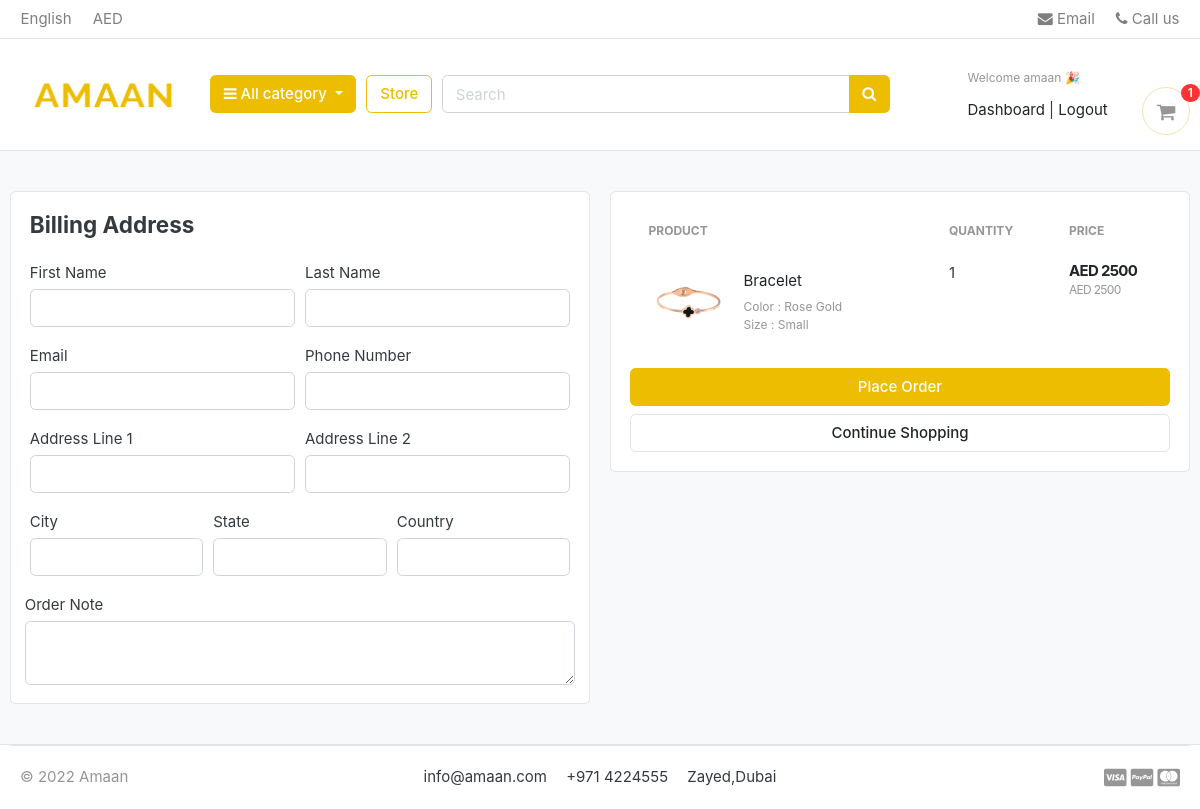
The app's page /cart/checkout/ (signed in), older data.
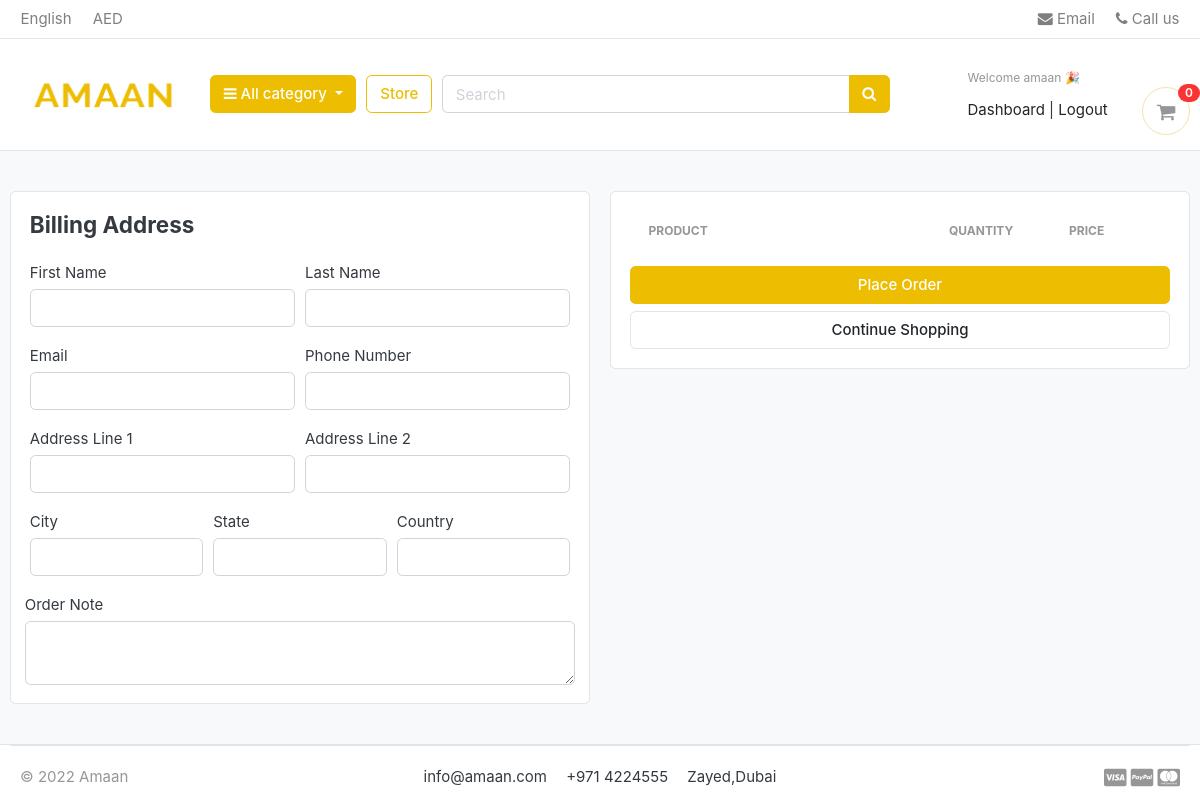
The same page, newer data.
### carts/models.py (models this page shows, shortened)
class CartItem(models.Model):
    user       = models.ForeignKey(Accounts, on_delete=models.CASCADE, null=True )
    product    = models.ForeignKey(Product, on_delete=models.CASCADE)
    variations = models.ManyToManyField(Variation, blank=True)
    cart       = models.ForeignKey(Cart, on_delete=models.CASCADE, null=True)
    quantity   = models.IntegerField()
    is_active  = models.BooleanField(default=True)
    def sub_total(self):
        return self.product.price * self.quantity

### store/models.py (models this page shows, shortened)
class Product(models.Model):
    product_name = models.CharField(max_length=200, unique=True)
    slug = models.SlugField(max_length=200, unique=True)
    description = models.TextField(max_length=200, blank=True)
    price = models.IntegerField()
    image = models.ImageField(upload_to='photos/products')
    stock = models.IntegerField()
    is_available = models.BooleanField(default=True)
    category = models.ForeignKey(Category, on_delete=models.CASCADE)
    created_date = models.DateTimeField(auto_now_add=True)
    modified_date = models.DateTimeField(auto_now=True)
    def get_url(self):
        return reverse('product_detail', args=[self.category.slug, self.slug])

class Variation(models.Model):
    product = models.ForeignKey(Product, on_delete=models.CASCADE)
    variation_category = models.CharField(max_length=100, choices=variation_category_choice)
    variation_value = models.CharField(max_length=100)
    is_active = models.BooleanField(default=True)
    created_date = models.DateTimeField(auto_now=True)
    objects = VariationManager()

### carts/views.py (the view)
# urls.py: path('checkout/',views.checkout, name='checkout'),
@login_required(login_url='login')
def checkout(request,total=0, quantity=0, cart_items=None):
    try:
        tax = 0
        grand_total = 0
        if request.user.is_authenticated:
                cart_items = CartItem.objects.filter(user=request.user, is_active=True)
        else:
            cart = Cart.objects.get(cart_id=cart_id(request))
            cart_items = CartItem.objects.filter(cart=cart, is_active=True)
        for cart_item in cart_items:
            total += (cart_item.product.price * cart_item.quantity)
            quantity += cart_item.quantity
        tax = (3 * total)/100
        grand_total = total + tax
    except ObjectDoesNotExist:
        pass #just ignore
    context = {
        'total' : total,
        'quantity' : quantity,
        'cart_items' : cart_items,
        'tax' : tax,
        'grand_total' : grand_total,
    }
    return render(request, 'store/checkout.html', context)

### carts/context_processors.py (called while the page is built)
def counter(request):
    cart_count = 0
    if 'admin' in request.path:
        return{}
    else:
        try:
            cart = Cart.objects.filter(cart_id=cart_id(request))
            if request.user.is_authenticated:
                cart_items = CartItem.objects.all().filter(user=request.user)
            else:
                cart_items = CartItem.objects.all().filter(cart=cart[:1])
            for cart_item in cart_items:
                cart_count += cart_item.quantity
        except Cart.DoesNotExist:
            cart_count = 0
    return dict(cart_count=cart_count)

### carts/views.py (called while the page is built)
def cart_id(request):
    cart = request.session.session_key
    if not cart:
        cart = request.session.create()
    return cart

### category/context_processors.py (called while the page is built)
def menu_links(request):
    links = Category.objects.all()
    return dict(links=links)

### category/models.py (called while the page is built)
    def get_url(self):
        return reverse('products_by_category', args=[self.slug])

### templates/store/checkout.html (shortened to what the changed rows need)
{% extends 'base.html' %}
{% load static %}
{% block content %}
<section class="section-content padding-y bg">
    <div class="container">
    <div class="row">
        <aside class="col-lg-6">
            <div class="card">
            <div class="card-body">
                <table class="table table-borderless table-shopping-cart">
                    <thead class="text-muted">
                    <tr class="small text-uppercase">
                      <th scope="col">Product</th>
                      <th scope="col" width="120">Quantity</th>
                      <th scope="col" width="120">Price</th>
                    </tr>
                    </thead>
                    <tbody>
                     {% for cart_item in cart_items %}
                    <tr>
                        <td>
                            <figure class="itemside align-items-center">
                                <div class="aside"><img src="{{ cart_item.product.image.url }}" class="img-sm"></div>
                                <figcaption class="info">
                                    <a href="{{ cart_item.product.get_url }}" class="title text-dark">{{ cart_item.product.product_name }}</a>
                                    <p class="text-muted small">
                                        {% if cart_item.variations.all %}
                                          {% for item in cart_item.variations.all %}
                                            {{ item.variation_category | capfirst }} : {{ item.variation_value | capfirst }} <br>
                                          {% endfor %}
                                        {% endif %}
                                    </p>
                                </figcaption>
                            </figure>
                        </td>
                        <td>
                             <label for="">{{cart_item.quantity}}</label>
                        </td>
                        <td>
                            <div class="price-wrap">
                                <var class="price"><b>AED {{ cart_item.sub_total }}</b> </var>
                                <small class="text-muted">AED {{cart_item.product.price}}</small>
                            </div>
                        </td>
                    </tr>
                    {% endfor %}
                    </tbody>
                    </table>
            </div>
            </div>
    </aside>
    </div>
    </div>
    </section>
{% endblock %}

### templates/includes/navbar.html (shortened to what this page needs)
{% load static%}
<header class="section-header">
    <nav class="navbar p-md-0 navbar-expand-sm navbar-light border-bottom">
    <div class="container">
      <div class="collapse navbar-collapse" id="navbarTop4">
        <ul class="navbar-nav mr-auto">
            <li class="nav-item dropdown">
                 <a href="#" class="nav-link">   English </a>
            </li>
            <li class="nav-item dropdown">
                <a href="#" class="nav-link"> AED </a>
            </li>
        </ul>
        <ul class="navbar-nav">
            <li><a href="#" class="nav-link"> <i class="fa fa-envelope"></i> Email </a></li>
            <li><a href="#" class="nav-link"> <i class="fa fa-phone"></i> Call us </a></li>
        </ul>
      </div>
    </div>
    </nav>
    <section class="header-main border-bottom">
        <div class="container">
    <div class="row align-items-center justify-content-around ">
        <div class="col-lg-2 col-md-3 col-6">
            <a href="{% url 'home' %}" class="brand-wrap">
                <img class="logo w-100" src="{% static './images/logo1.png' %}" >
            </a>
        </div>
        <div class="col-lg col-sm col-md col-6 flex-grow-0">
            <div class="category-wrap dropdown d-inline-block float-right">
                <button type="button" class="btn btn-primary dropdown-toggle" data-toggle="dropdown">
                    <i class="fa fa-bars"></i> All category
                </button>
            </div>
        </div>
        <a href="{% url 'store' %}" class="btn btn-outline-primary">Store</a>
        <div class="col-lg  col-md-6 col-sm-12 col d-none d-md-block">
            <form action="{% url 'search' %}" class="search " method="GET">
                <div class="input-group w-100">
                    <input type="text" class="form-control search-bar " style="width:60%;" placeholder="Search"  name="keyword"  required>
                    <div class="input-group-append">
                      <button class="btn btn-primary" type="submit">
                        <i class="fa fa-search "></i>
                      </button>
                    </div>
                </div>
            </form>
        </div>
        <div class="col-lg-3 col-sm-6 col-8 order-2 order-lg-3">
                    <div class="d-flex justify-content-end mb-3 mb-lg-0 mt-3">
                        {% if user.id is None%}
                        <div class="widget-header ">
                            <small class="title text-muted">Welcome guest !</small>
                            <div>
                                <a class="text-dark" href="{% url 'login' %}">Sign in</a> <span class="dark-transp"> | </span>
                                <a class="text-dark" href="{% url 'register' %}"> Register</a>
                            </div>
                        </div>
                        {% else %}
                        <div class="widget-header ">
                            <small class="title text-muted">Welcome {{user.first_name}} 🎉</small>
                            <div>
                                <a class="text-dark" href="{% url 'dashboard' %}">Dashboard</a> <span class="dark-transp"> | </span>
                                <a class="text-dark" href="{% url 'logout' %}"> Logout</a>
                        {% endif %}
                        <a href="{% url 'cart' %}" class="widget-header pl-3 ml-3">
                            <div class="icon icon-sm rounded-circle border"><i class="fa fa-shopping-cart"></i></div>
                            <span class="badge badge-pill badge-danger notify">{{cart_count}}</span>
                        </a>
                    </div>
                </div>
    </div>
        </div>
    </section>
    </header>

Row changes from the older to the newer data that the page shows:
removed CartItem: product.image (picture), product.product_name "Bracelet", quantity "1", sub_total "2500", product.price "2500"
no longer on this page (row unchanged): Variation: variation_category "Color", variation_value "Rose Gold"
no longer on this page (row unchanged): Variation: variation_category "Size", variation_value "Small"
Text that changed along with them:
{{ cart_count }}: "1" → "0"
